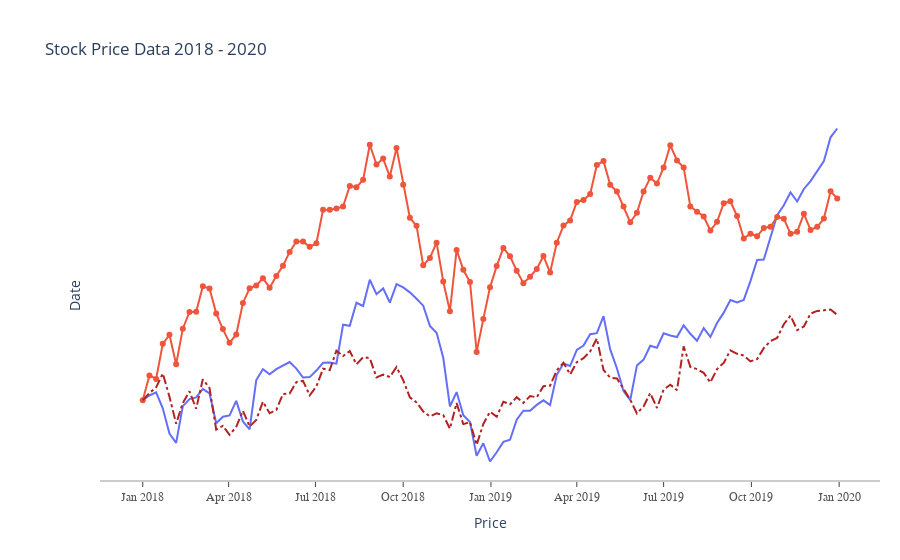

Source (notebook cell):
### Code cell
fig = go.Figure()
fig.add_trace(go.Scatter(x = df_stocks.date, y = df_stocks.AAPL, mode = 'lines', 
                        name = 'Apple'))
fig.add_trace(go.Scatter(x = df_stocks.date, y = df_stocks.AMZN, mode = 'lines+markers', 
                        name = 'Amazon'))
fig.add_trace(go.Scatter(x = df_stocks.date, y = df_stocks.GOOG, mode = 'lines', 
                        name = 'Google', line = {'color': 'firebrick', 'width': 2,
                                                 'dash': 'dashdot'}))
fig.update_layout(title = 'Stock Price Data 2018 - 2020', xaxis_title = 'Price', 
                 yaxis_title = 'Date')
fig.update_layout(xaxis = dict(showline = True, showgrid = False, showticklabels = True,
                               linecolor = 'rgb(204, 204, 204)', linewidth = 2,
                               ticks = 'outside', tickfont = dict(family = 'Arial', 
                                                                 size = 12, 
                                                                  color = 'rgb(82,82,82)')),
                 yaxis = dict(showgrid = False, zeroline = False, showline = False, 
                             showticklabels = False), 
                 autosize = False, 
                 margin = dict(autoexpand = False, l = 100, r = 20, t = 110),
                 showlegend = False, plot_bgcolor = 'white')
fig
